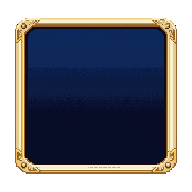
#> input picture tools/pixelart/pixellab/ui/window_full.png, 192 x 192 px
$ python pixellab_ui.py
#> lines starting #> are read from the running program, lines starting #| are printed output that depends on the picture
"""Cornici dell'interfaccia dai pannelli PixelLab (tools/pixelart/pixellab/ui/).

- window_full.png: finestra con cornice dorata decorata -> ui_window.png
  (ritagliata, angoli di 18 pixel: margine 9-slice 18);
- button_full.png: pannello a bordo fine -> ui_button.png 24x24 (margine 8),
  da cui si ricavano ui_button_hover, _pressed, _disabled e ui_field.

  python3 tools/pixelart/pixellab_ui.py   # scrive in client/assets/override/
"""

import colorsys
from pathlib import Path

from PIL import Image

SRC = Path(__file__).parent / "pixellab" / "ui"
OUT = Path(__file__).resolve().parents[2] / "client" / "assets" / "override"

WINDOW_MARGIN = 18
BUTTON = 24
EDGE = 9  # righe/colonne prese dai bordi del pannello per la cornice del pulsante


def crop(im: Image.Image) -> Image.Image:
    return im.crop(im.getbbox())


def shrink_frame(im: Image.Image, size: int, edge: int) -> Image.Image:
    """Cornice compatta: bordi originali, centro accorciato."""
    w, h = im.size
    out = Image.new("RGBA", (size, size))
    xs = list(range(edge)) + [w // 2] * (size - 2 * edge) + list(range(w - edge, w))
    ys = list(range(edge)) + [h // 2] * (size - 2 * edge) + list(range(h - edge, h))
    src = im.load()
    dst = out.load()
    for y, sy in enumerate(ys):
        for x, sx in enumerate(xs):
            dst[x, y] = src[sx, sy]
    return out


def tone(im: Image.Image, light: float = 1.0, sat: float = 1.0, fill: tuple | None = None) -> Image.Image:
    """Variante: luminosità e saturazione; `fill` sostituisce l'interno blu."""
    out = im.copy()
    px = out.load()
    inner = im.getpixel((im.width // 2, im.height // 2))[:3]
    for y in range(im.height):
        for x in range(im.width):
            r, g, b, a = px[x, y]
            if not a:
                continue
            if fill is not None and sum(abs(c - d) for c, d in zip((r, g, b), inner)) < 30:
                r, g, b = fill
            hh, ll, ss = colorsys.rgb_to_hls(r / 255, g / 255, b / 255)
            r2, g2, b2 = colorsys.hls_to_rgb(hh, min(1.0, ll * light), min(1.0, ss * sat))
            px[x, y] = (int(r2 * 255), int(g2 * 255), int(b2 * 255), a)
    return out


def main() -> None:
    OUT.mkdir(parents=True, exist_ok=True)
    win = crop(Image.open(SRC / "window_full.png").convert("RGBA"))
#> in crop, `return im.crop(im.getbbox())`:
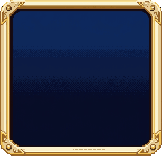
#> returned value: PIL image 162x156 RGBA; mean R, G, B, A 56.2, 58.9, 73.2, 253.1; transparent parts drawn white
    win.save(OUT / "ui_window.png")
#> (the run stopped early here; a loop or call above may not have finished)
